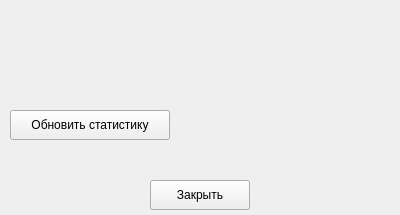
<?xml version="1.0" encoding="UTF-8"?>
<ui version="4.0">
 <class>Form</class>
 <widget class="QWidget" name="Form">
  <property name="geometry">
   <rect>
    <x>0</x>
    <y>0</y>
    <width>400</width>
    <height>215</height>
   </rect>
  </property>
  <property name="windowTitle">
   <string>Form</string>
  </property>
  <widget class="QPushButton" name="closeButton">
   <property name="geometry">
    <rect>
     <x>150</x>
     <y>180</y>
     <width>100</width>
     <height>30</height>
    </rect>
   </property>
   <property name="text">
    <string>Закрыть</string>
   </property>
  </widget>
  <widget class="QPushButton" name="updateButton">
   <property name="geometry">
    <rect>
     <x>10</x>
     <y>110</y>
     <width>160</width>
     <height>30</height>
    </rect>
   </property>
   <property name="text">
    <string>Обновить статистику</string>
   </property>
  </widget>
  <widget class="QLabel" name="trueLabel">
   <property name="geometry">
    <rect>
     <x>10</x>
     <y>20</y>
     <width>300</width>
     <height>30</height>
    </rect>
   </property>
   <property name="text">
    <string/>
   </property>
  </widget>
  <widget class="QLabel" name="falseLabel">
   <property name="geometry">
    <rect>
     <x>10</x>
     <y>70</y>
     <width>300</width>
     <height>30</height>
    </rect>
   </property>
   <property name="text">
    <string/>
   </property>
  </widget>
 </widget>
 <resources/>
 <connections/>
</ui>
